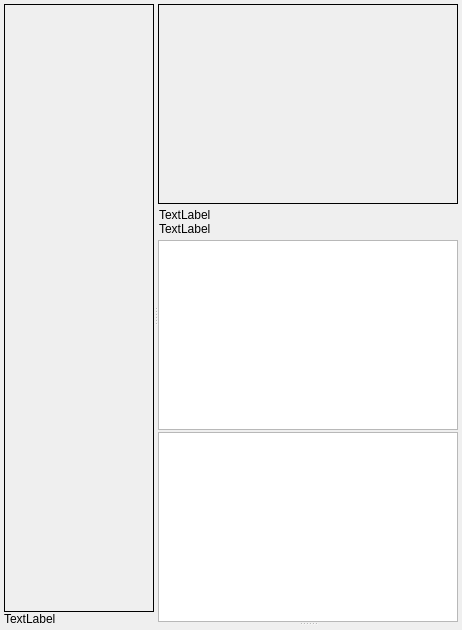
  <widget class="QWidget" name="centralWidget">
   <layout class="QHBoxLayout" name="horizontalLayout">
    <property name="leftMargin">
     <number>4</number>
    </property>
    <property name="topMargin">
     <number>4</number>
    </property>
    <property name="rightMargin">
     <number>4</number>
    </property>
    <property name="bottomMargin">
     <number>4</number>
    </property>
    <item>
     <widget class="QSplitter" name="splitter_GLWid_Tools">
      <property name="sizePolicy">
       <sizepolicy hsizetype="Expanding" vsizetype="Preferred">
        <horstretch>0</horstretch>
        <verstretch>0</verstretch>
       </sizepolicy>
      </property>
      <property name="orientation">
       <enum>Qt::Horizontal</enum>
      </property>
      <property name="opaqueResize">
       <bool>false</bool>
      </property>
      <property name="childrenCollapsible">
       <bool>true</bool>
      </property>
      <widget class="QFrame" name="frame_GLWidgets">
       <property name="sizePolicy">
        <sizepolicy hsizetype="Preferred" vsizetype="Preferred">
         <horstretch>1</horstretch>
         <verstretch>0</verstretch>
        </sizepolicy>
       </property>
       <property name="frameShape">
        <enum>QFrame::NoFrame</enum>
       </property>
       <property name="frameShadow">
        <enum>QFrame::Raised</enum>
       </property>
       <layout class="QVBoxLayout" name="verticalLayout_3">
        <property name="spacing">
         <number>0</number>
        </property>
        <property name="leftMargin">
         <number>0</number>
        </property>
        <property name="topMargin">
         <number>0</number>
        </property>
        <property name="rightMargin">
         <number>0</number>
        </property>
        <property name="bottomMargin">
         <number>0</number>
        </property>
        <item>
         <widget class="QFrame" name="QFrame_OpenglLayout">
          <property name="sizePolicy">
           <sizepolicy hsizetype="Preferred" vsizetype="Preferred">
            <horstretch>0</horstretch>
            <verstretch>0</verstretch>
           </sizepolicy>
          </property>
          <property name="acceptDrops">
           <bool>true</bool>
          </property>
          <property name="styleSheet">
           <string notr="true"/>
          </property>
          <property name="frameShape">
           <enum>QFrame::Box</enum>
          </property>
          <property name="lineWidth">
           <number>1</number>
          </property>
          <property name="midLineWidth">
           <number>0</number>
          </property>
         </widget>
        </item>
        <item>
         <widget class="QLabel" name="label_ImagePosition_2">
          <property name="sizePolicy">
           <sizepolicy hsizetype="Minimum" vsizetype="Fixed">
            <horstretch>0</horstretch>
            <verstretch>0</verstretch>
           </sizepolicy>
          </property>
          <property name="minimumSize">
           <size>
            <width>150</width>
            <height>0</height>
           </size>
          </property>
          <property name="text">
           <string>TextLabel</string>
          </property>
         </widget>
        </item>
       </layout>
      </widget>
      <widget class="QSplitter" name="splitter_Tools">
       <property name="sizePolicy">
        <sizepolicy hsizetype="Preferred" vsizetype="Expanding">
         <horstretch>0</horstretch>
         <verstretch>0</verstretch>
        </sizepolicy>
       </property>
       <property name="midLineWidth">
        <number>0</number>
       </property>
       <property name="orientation">
        <enum>Qt::Vertical</enum>
       </property>
       <widget class="QFrame" name="QFrame_Tools">
        <property name="sizePolicy">
         <sizepolicy hsizetype="Preferred" vsizetype="Preferred">
          <horstretch>0</horstretch>
          <verstretch>0</verstretch>
         </sizepolicy>
        </property>
        <property name="frameShape">
         <enum>QFrame::NoFrame</enum>
        </property>
        <property name="frameShadow">
         <enum>QFrame::Raised</enum>
        </property>
        <layout class="QVBoxLayout" name="verticalLayout_4">
         <property name="spacing">
          <number>2</number>
         </property>
         <property name="leftMargin">
          <number>0</number>
         </property>
         <property name="topMargin">
          <number>0</number>
         </property>
         <property name="rightMargin">
          <number>0</number>
         </property>
         <property name="bottomMargin">
          <number>0</number>
         </property>
         <item>
          <widget class="QFrame" name="QFrame_zoom">
           <property name="sizePolicy">
            <sizepolicy hsizetype="Preferred" vsizetype="Preferred">
             <horstretch>0</horstretch>
             <verstretch>0</verstretch>
            </sizepolicy>
           </property>
           <property name="minimumSize">
            <size>
             <width>300</width>
             <height>200</height>
            </size>
           </property>
           <property name="maximumSize">
            <size>
             <width>16777215</width>
             <height>16777215</height>
            </size>
           </property>
           <property name="baseSize">
            <size>
             <width>0</width>
             <height>0</height>
            </size>
           </property>
           <property name="frameShape">
            <enum>QFrame::Box</enum>
           </property>
           <property name="frameShadow">
            <enum>QFrame::Plain</enum>
           </property>
          </widget>
         </item>
         <item>
          <widget class="QFrame" name="frame">
           <property name="frameShape">
            <enum>QFrame::NoFrame</enum>
           </property>
           <property name="frameShadow">
            <enum>QFrame::Plain</enum>
           </property>
           <layout class="QVBoxLayout" name="verticalLayout">
            <property name="spacing">
             <number>0</number>
            </property>
            <property name="leftMargin">
             <number>1</number>
            </property>
            <property name="topMargin">
             <number>2</number>
            </property>
            <property name="rightMargin">
             <number>0</number>
            </property>
            <property name="bottomMargin">
             <number>2</number>
            </property>
            <item>
             <widget class="QLabel" name="label_ImageName">
              <property name="sizePolicy">
               <sizepolicy hsizetype="Minimum" vsizetype="Fixed">
                <horstretch>0</horstretch>
                <verstretch>1</verstretch>
               </sizepolicy>
              </property>
              <property name="minimumSize">
               <size>
                <width>100</width>
                <height>0</height>
               </size>
              </property>
              <property name="frameShape">
               <enum>QFrame::NoFrame</enum>
              </property>
              <property name="text">
               <string>TextLabel</string>
              </property>
              <property name="textFormat">
               <enum>Qt::AutoText</enum>
              </property>
              <property name="wordWrap">
               <bool>false</bool>
              </property>
             </widget>
            </item>
            <item>
             <widget class="QLabel" name="label_ImagePosition_1">
              <property name="sizePolicy">
               <sizepolicy hsizetype="Minimum" vsizetype="Fixed">
                <horstretch>0</horstretch>
                <verstretch>1</verstretch>
               </sizepolicy>
              </property>
              <property name="minimumSize">
               <size>
                <width>100</width>
                <height>0</height>
               </size>
              </property>
              <property name="text">
               <string>TextLabel</string>
              </property>
              <property name="wordWrap">
               <bool>false</bool>
              </property>
             </widget>
            </item>
           </layout>
          </widget>
         </item>
         <item>
          <widget class="QTreeView" name="treeView"/>
         </item>
         <item>
          <widget class="QTableView" name="tableView"/>
         </item>
        </layout>
       </widget>
       <widget class="QFrame" name="frame_preview3D">
        <property name="sizePolicy">
         <sizepolicy hsizetype="Preferred" vsizetype="Preferred">
          <horstretch>0</horstretch>
          <verstretch>20</verstretch>
         </sizepolicy>
        </property>
        <property name="minimumSize">
         <size>
          <width>0</width>
          <height>0</height>
         </size>
        </property>
        <property name="frameShape">
         <enum>QFrame::Box</enum>
        </property>
        <property name="frameShadow">
         <enum>QFrame::Plain</enum>
        </property>
       </widget>
      </widget>
     </widget>
    </item>
   </layout>
  </widget>
